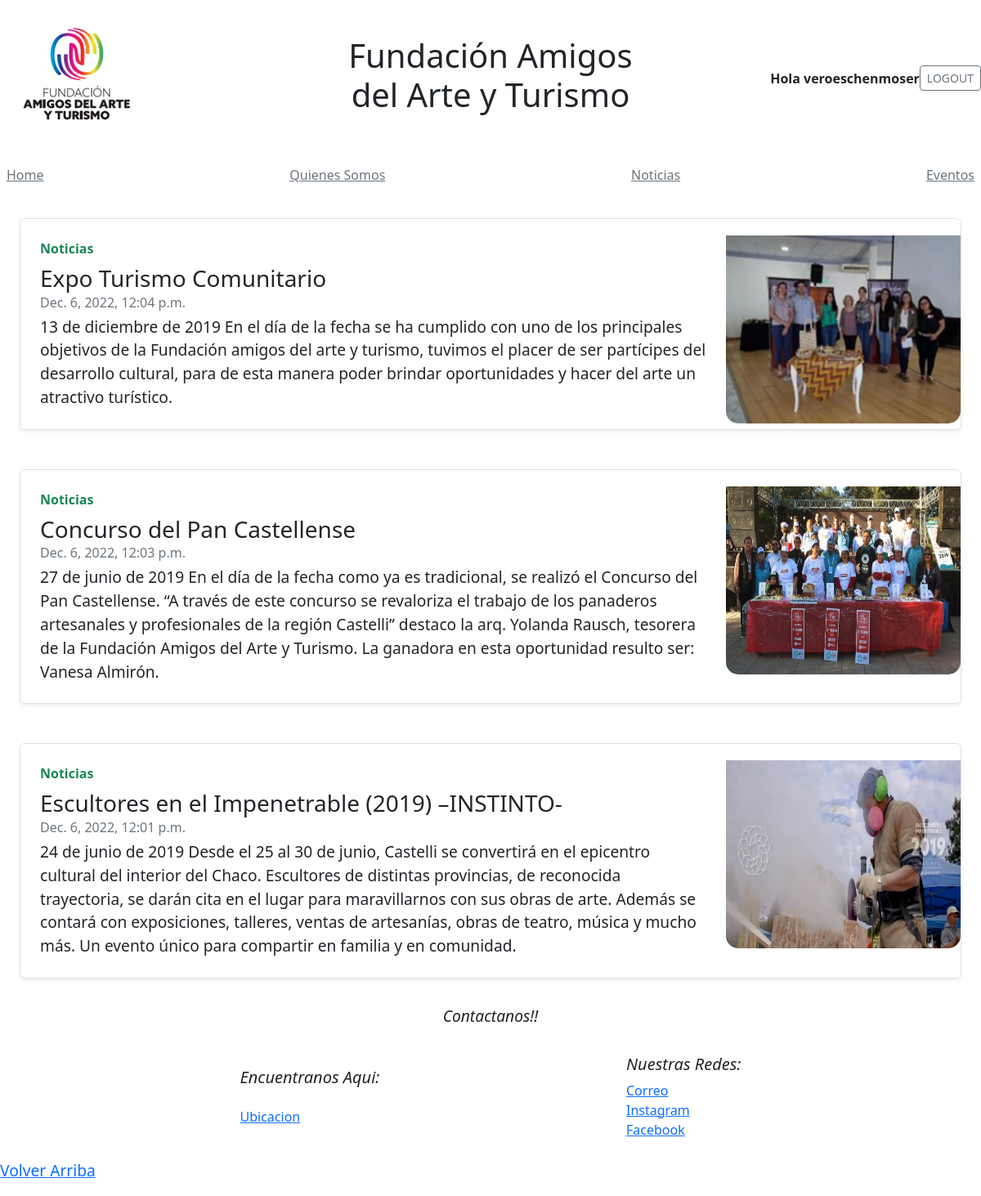
The app's page /Noticias/ (signed in) with its own data.
### apps/usuarios/models.py (models this page shows)
class Usuario(AbstractUser):
    pass

### apps/noticias/models.py (models this page shows, shortened)
class Post(models.Model):
    titulo = models.CharField(max_length=100)
    contenido = models.TextField(blank=True, null=True)
    imagen = models.ImageField(null=True, blank=True, upload_to='static/img/')
    fecha = models.DateTimeField(auto_now_add=True)

### apps/noticias/views.py (the view)
# urls.py: path('' , listar_Noticias, name='listar.html'),
def listar_Noticias(request):
    posts = Post.objects.all()
    post_ordenados = posts.order_by('-fecha')
    return render(request, 'noticias/listar.html', { 'post_noticias': post_ordenados})

### templates/noticias/listar.html
{% extends 'basetemplate.html'%}
{% load static%}
{%block contenido%}
{% for post in post_noticias %}
    <div class="p-4 p-md-8  col-md-12">
        <div class="row g-0 border rounded overflow-hidden flex-md-row mb-9 shadow-sm h-md-250 position-relative">
        <div class="col p-4 d-flex flex-column position-static">
            <strong class="d-inline-block mb-2 text-success">Noticias</strong>
            <h3 class="mb-0">{{post.titulo}}</h3>
            <div class="mb-1 text-muted">{{ post.fecha }}</div>
            <p class="mb-auto">{{ post.contenido |safe }}</p>
        </div>
        <div class="col-3 d-none d-lg-block">
            <img src="{{ post.imagen.url }}" class="card-img-top" max-width="200px" height="250px" style="border-radius: 15px; padding-top: 20px;">
        </div>
        </div>
    </div>
    {%endfor%}
{%endblock contenido%}

### templates/basetemplate.html (shortened to what this page needs)
{% load static%}
    <!doctype html>
    <html lang="EN">
    <head>
        <link rel="stylesheet" href="{%static 'css/Quienes.css'%}">
    <link href="https://getbootstrap.com/docs/5.2/dist/css/bootstrap.min.css" rel="stylesheet">
        <link href="https://getbootstrap.com/docs/5.2/examples/blog/blog.css" rel="stylesheet">
    </head>
    <body>
    <div >
    <header class="blog-header lh-1 py-3">
        <div class="row flex-nowrap justify-content-between align-items-center">
        <div class="col-4 pt-1">
            <img class="Logo" src="{% static 'img/logo1.png'%}"></img>
        </div>
        <div class="col-4 text-center">
            <h1 class="blog-header-logo text-dark">Fundación Amigos del Arte y Turismo </h1>
        </div>
        <div class="col-4 d-flex justify-content-end align-items-center g-col-4">
            {% if user.is_authenticated %}
                <strong>Hola {{ user.username }}</strong>
                <a class="btn btn-sm btn-outline-secondary" href="{% url 'logout' %}">LOGOUT</a>
		    {% else %}
                <a class="btn btn-sm btn-outline-secondary" href="{% url 'login' %}">LOGIN</a>
                <a class="btn btn-sm btn-outline-secondary" href="{% url 'usuarios:registro' %}">Registrar</a>
		    {% endif %}
        </div>
        </div>
    </header>
    <div class="nav-scroller py-1 mb-2">
        <nav class="nav d-flex justify-content-between">
        <a class="p-2 link-secondary" href="{% url 'Home'%}">Home</a>
        <a class="p-2 link-secondary" href="{% url 'Quienes'%}">Quienes Somos </a>
        <a class="p-2 link-secondary" href="{% url 'noticias:listar.html'%}">Noticias</a>
        <a class="p-2 link-secondary" href="{% url 'eventos:listareventos.html'%}">Eventos</a>
        </nav>
    </div>
    </div>
    {% block contenido%}
    {% endblock contenido%}
        <footer class="blog-footer">
            <div class="p-2 contacto">
                <p class="fst-italic">Contactanos!! </p>
            </div>
            <div class="contenedorfooter">
            <div class="p-2 ubicacion">
                <h5 class="fst-italic">Encuentranos Aqui:</h5>
                <ol class="list-unstyled">
                    <li><a href="https://www.google.com.ar/maps/place/Fundaci%C3%B3n+Amigos+del+Arte+y+Turismo/@-25.9456008,-60.6207856,19z/data=!4m5!3m4!1s0x94404cfba5224f0b:0xbe1797f5f1777f83!8m2!3d-25.9455663!4d-60.6203754?hl=es">Ubicacion</a></li>
                </ol>
            </div>
            <div class="p-2 redes">
                <h5 class="fst-italic">Nuestras Redes:</h5>
            <ol class="list-unstyled">
                <li><a href="mailto:info@amigosdelarteyturismo.org">Correo</a></li>
                <li><a href="https://www.instagram.com/escultoresenelimpenetrable/" target="_blank">Instagram</a></li>
                <li><a href="https://www.facebook.com/EscultoresenelImpenetrable">Facebook</a></li>
            </ol>
            </div>
            </div>
            <p>
            <a href="#" >Volver Arriba</a>
            </p>
        </footer>
            </body>
        </html>

### static/css/Quienes.css (style rules this page uses)
p { font-size: larger; }
.contenedorfooter { display: flex !important; flex-wrap: nowrap; justify-content: space-evenly; }
.p-2.contacto { display: flex !important; flex-wrap: nowrap; justify-content: space-evenly; }
.p-2.ubicacion { display: flex !important; flex-direction: column; flex-wrap: nowrap; justify-content: space-evenly; }
.p-2.redes { display: flex !important; flex-direction: column; flex-wrap: nowrap; justify-content: space-evenly; }
body { margin: 0; padding: 0; }

### templates/basetemplate.html (style rules this page uses)
.nav-scroller { position: relative; z-index: 2; height: 2.75rem; overflow-y: hidden; }
.nav-scroller .nav { display: flex; flex-wrap: nowrap; padding-bottom: 1rem; margin-top: -1px; overflow-x: auto; text-align: center; white-space: nowrap; -webkit-overflow-scrolling: touch; }

### records on screen
Usuario: username "veroeschenmoser"
Post: titulo "Expo Turismo Comunitario", fecha "Dec. 6, 2022, 12:04 p.m.", contenido "13 de diciembre de 2019 En el día de la fecha se ha cumplido con uno de los principales objetivos de la Fundación amigos del arte y turismo, tuvimos el placer de ser partícipes del desarrollo cultural, para de esta manera poder brindar oportunidades y hacer del arte un atractivo turístico.", imagen (picture)
Post: titulo "Concurso del Pan Castellense", fecha "Dec. 6, 2022, 12:03 p.m.", contenido "27 de junio de 2019 En el día de la fecha como ya es tradicional, se realizó el Concurso del Pan Castellense. “A través de este concurso se revaloriza el trabajo de los panaderos artesanales y profesionales de la región Castelli” destaco la arq. Yolanda Rausch, tesorera de la Fundación Amigos del Arte y Turismo. La ganadora en esta oportunidad resulto ser: Vanesa Almirón.", imagen (picture)
Post: titulo "Escultores en el Impenetrable (2019) –INSTINTO-", fecha "Dec. 6, 2022, 12:01 p.m.", contenido "24 de junio de 2019 Desde el 25 al 30 de junio, Castelli se convertirá en el epicentro cultural del interior del Chaco. Escultores de distintas provincias, de reconocida trayectoria, se darán cita en el lugar para maravillarnos con sus obras de arte. Además se contará con exposiciones, talleres, ventas de artesanías, obras de teatro, música y mucho más. Un evento único para compartir en familia y en comunidad.", imagen (picture)
